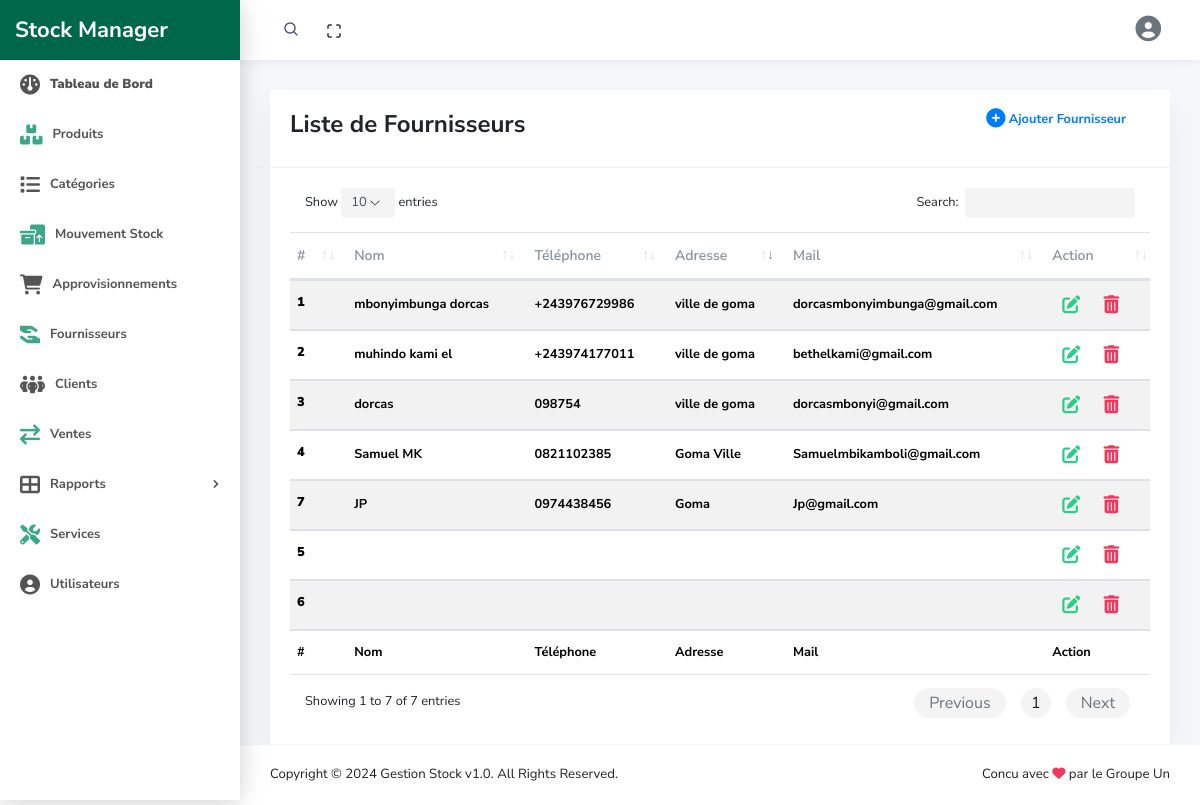
/page/Fournisseur.php (signed in), run on the app's committed database.
### tables this page shows
CREATE TABLE `tfournisseur` (
  `id_fournisseur` int(11) NOT NULL,
  `noms` varchar(100) DEFAULT NULL,
  `telephone` varchar(20) DEFAULT NULL,
  `adresse` varchar(100) DEFAULT NULL,
  `mail` varchar(100) DEFAULT NULL
);

### process/class/ClsFournisseur.php (called while the page is built, shortened)
<?php
class ClsFournisseur {
    public function afficher()
    {
        $con = new db_connection();
        $connect = $con->openconnection();
        try {
            $stmt = $connect->prepare(" SELECT * FROM tfournisseur ");
            $stmt->execute();
            return $stmt->fetchAll();
        } catch (Exception $e) {
            return $e->getMessage();
        }
    }
}

### page/Fournisseur.php (the view, shortened to what this page needs)
<!doctype html>
<html class="no-js" lang="en">
<head>
    <?php
    include '../include/head.php';
    require('../process/class/ClsFournisseur.php');
    $data = new ClsFournisseur();
    $all = $data->afficher();
    ?>
<body>
    <div class="wrapper">
        <header class="header-top" header-theme="light">
            <?php
            include('../include/header.php');
            ?>
        </header>
        <div class="page-wrap">
            <?php
            include('../include/sidebar.php');
            ?>
            <div class="main-content">
                <div class="container-fluid">
                    <div class="card">
                        <div class="card-header row">
                            <div class="col col-sm-12">
                                <div class="card-options d-inline-block">
                                    <h4><b>Liste de Fournisseurs</b></h4>
                                </div>
                                <div class=" float-right px-4">
                                    <a class="text-primary" data-toggle="modal" data-target="#exampleModalCenter"><i class="fa solid fa-plus-circle fa-xl"> </i> <span><b>Ajouter
                                                Fournisseur</b>
                                        </span></a>
                                </div>
                            </div>
                        </div>
                        <div class="card-body">
                            <div class="container table-responsive">
                                <table id="order-table" class="table table-striped  nowrap">
                                    <thead>
                                        <tr>
                                            <th>#</th>
                                            <th>Nom</th>
                                            <th>Téléphone</th>
                                            <th>Adresse</th>
                                            <th>Mail</th>
                                            <th>Action</th>
                                        </tr>
                                    </thead>
                                    <tbody>
                                        <?php
                                        $numero = 1;
                                        foreach ($all as $key => $val) {
                                        ?>
                                            <tr>
                                                <th scope="row"><b><?= $numero ?></b></th>
                                                <td><b><?= $val['noms'] ?></b></td>
                                                <td><b><?= $val['telephone'] ?></b></td>
                                                <td><b><?= $val['adresse'] ?></b></td>
                                                <td><b><?= $val['mail'] ?></b></td>
                                                <td><span data-id='<?= $val['id_fournisseur'] ?>' class="badge elementinfo "></span>
                                                    <span data-id='<?= $val['id_fournisseur'] ?>' class="badge elementinfo "></span>
                                                </td>
                                            </tr>
                                        <?php
                                            $numero++;
                                        }
                                        ?>
                                    </tbody>
                                    <tfoot>
                                        <tr>
                                            <th>#</th>
                                            <th>Nom</th>
                                            <th>Téléphone</th>
                                            <th>Adresse</th>
                                            <th>Mail</th>
                                            <th>Action</th>
                                        </tr>
                                    </tfoot>
                                </table>
                            </div>
                        </div>
                    </div>
                </div>
            </div>
            <?php
            include('../include/footer.php');
            ?>
        </div>
    </div>
</body>
</html>

### data on the page
tfournisseur: noms "mbonyimbunga dorcas", telephone "+243976729986", adresse "ville de goma", mail "dorcasmbonyimbunga@gmail.com"
tfournisseur: noms "muhindo kami el", telephone "+243974177011", adresse "ville de goma", mail "bethelkami@gmail.com"
tfournisseur: noms "dorcas", telephone "098754", adresse "ville de goma", mail "dorcasmbonyi@gmail.com"
tfournisseur: noms "Samuel MK", telephone "0821102385", adresse "Goma Ville", mail "Samuelmbikamboli@gmail.com"
tfournisseur: noms "JP", telephone "0974438456", adresse "Goma", mail "Jp@gmail.com"
